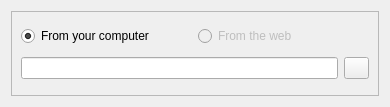
<?xml version="1.0" encoding="UTF-8"?>
<ui version="4.0">
 <class>AddMediaDialogBase</class>
 <widget class="QWidget" name="AddMediaDialogBase">
  <property name="geometry">
   <rect>
    <x>0</x>
    <y>0</y>
    <width>390</width>
    <height>107</height>
   </rect>
  </property>
  <property name="sizePolicy">
   <sizepolicy hsizetype="Preferred" vsizetype="Preferred">
    <horstretch>0</horstretch>
    <verstretch>0</verstretch>
   </sizepolicy>
  </property>
  <layout class="QVBoxLayout" name="verticalLayout">
   <item>
    <widget class="QFrame" name="frame">
     <property name="frameShape">
      <enum>QFrame::StyledPanel</enum>
     </property>
     <property name="frameShadow">
      <enum>QFrame::Raised</enum>
     </property>
     <layout class="QVBoxLayout" name="verticalLayout_2">
      <item>
       <layout class="QHBoxLayout" name="horizontalLayout_2">
        <item>
         <widget class="QRadioButton" name="radiobtnLocalUrl">
          <property name="text">
           <string>From your computer</string>
          </property>
          <property name="checked">
           <bool>true</bool>
          </property>
         </widget>
        </item>
        <item>
         <widget class="QRadioButton" name="radiobtnRemoteUrl">
          <property name="enabled">
           <bool>false</bool>
          </property>
          <property name="text">
           <string>From the web</string>
          </property>
         </widget>
        </item>
       </layout>
      </item>
      <item>
       <layout class="QHBoxLayout" name="horizontalLayout">
        <item>
         <widget class="KLineEdit" name="urlReqLineEdit"/>
        </item>
        <item>
         <widget class="KPushButton" name="urlReqBrowse">
          <property name="maximumSize">
           <size>
            <width>25</width>
            <height>16777215</height>
           </size>
          </property>
         </widget>
        </item>
       </layout>
      </item>
     </layout>
    </widget>
   </item>
  </layout>
 </widget>
 <customwidgets>
  <customwidget>
   <class>KPushButton</class>
   <extends>QPushButton</extends>
   <header>kpushbutton.h</header>
  </customwidget>
  <customwidget>
   <class>KLineEdit</class>
   <extends>QLineEdit</extends>
   <header>klineedit.h</header>
  </customwidget>
 </customwidgets>
 <resources/>
 <connections/>
</ui>
